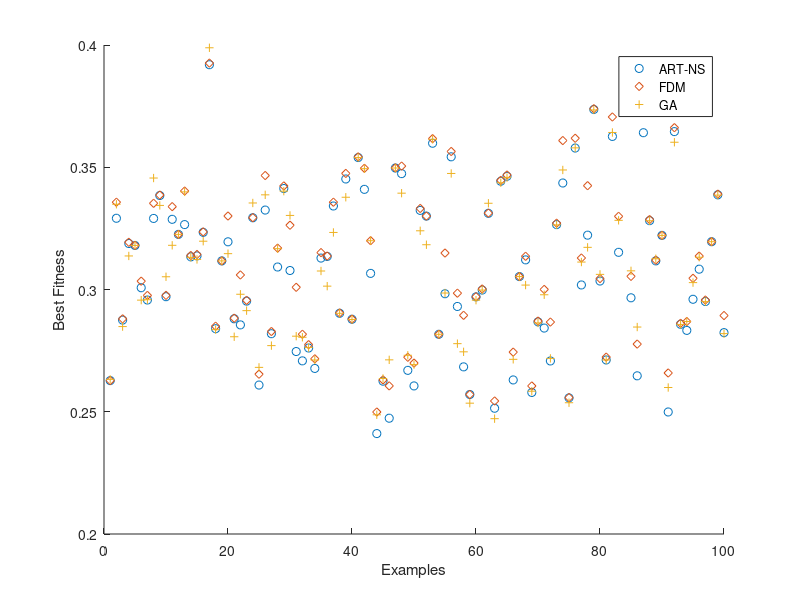

Here is the MATLAB script that generated this plot:
clear all
i = [1:1:100];
load ARTNSFitness.mat
load GAFitness.mat
load FDMFitness.mat
scatter(i,ARTNSFitness,'o');
hold on;
scatter(i,FDMFitness,'d');
hold on;
scatter(i,GAFitness,'+');
legend('ART-NS','FDM','GA');
xlabel('Examples'); 
ylabel('Best Fitness');

